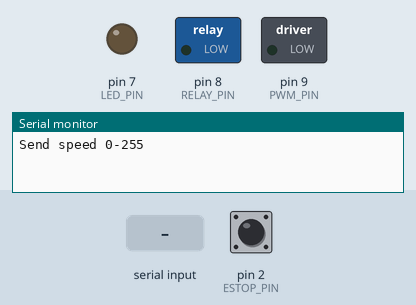
A sketch run on a simulated Arduino Uno, built with avr-gcc and run on an emulated ATmega328P. Shown: switched loads named in the sketch (green lamp = pin HIGH), output pins drawn as LEDs (lit = HIGH), the last lines printed to the serial monitor. The test bench sets the inputs (shaded band); at power-on: pin 2 (ESTOP_PIN) HIGH.

Above: at 1.2 s.
1.3 s: "90,45\n" received over Serial
At 2.1 s:
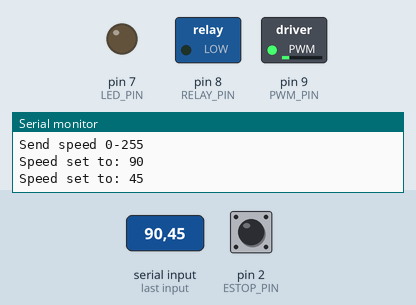
3.8 s: pin 2 (ESTOP_PIN) pulled LOW for 0.15 s
At 4.3 s:
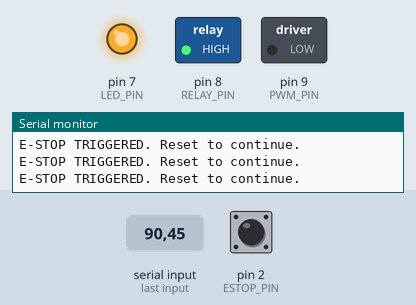
5.4 s: "r90\n" received over Serial
At 6.2 s:
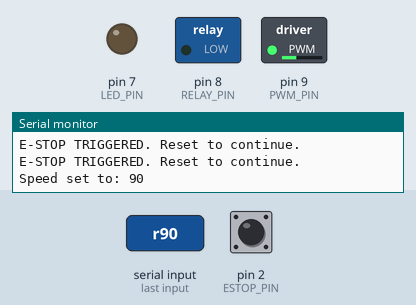
7.9 s: "30,150\n" received over Serial
At 8.7 s:
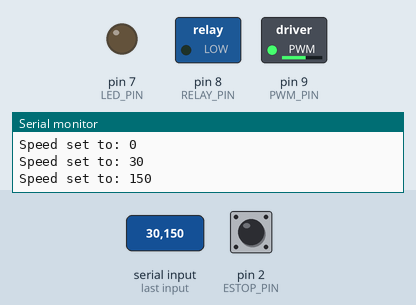
10.4 s: "200\n" received over Serial
At 11.2 s:
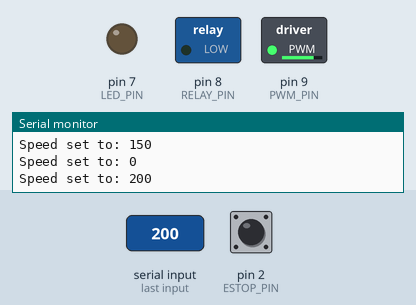
12.9 s: pin 2 (ESTOP_PIN) pulled LOW for 1 s
At 13.6 s:
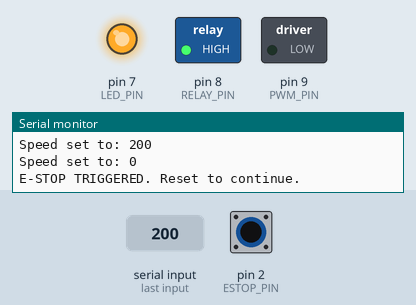
Timing chart, 0 to 15.9 s (numbered marks = the images above; inputs shaded):
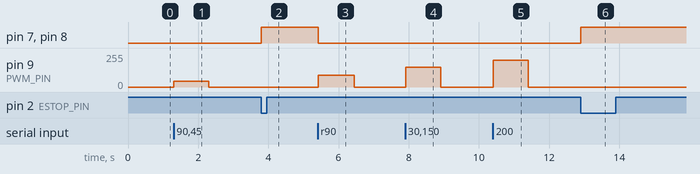

The sketch:

pwm-motor-control.ino
```cpp
const int PWM_PIN = 9;
const int RELAY_PIN = 8;   // active relay, pull-up logic -> LOW = energized/open valve
const int LED_PIN = 7;
const int ESTOP_PIN = 2;   // INT0, pull-up mode

volatile bool eStop = false;
int motorSpeed = 0;

void setup() {
  pinMode(PWM_PIN, OUTPUT);
  pinMode(RELAY_PIN, OUTPUT);
  pinMode(LED_PIN, OUTPUT);
  pinMode(ESTOP_PIN, INPUT_PULLUP);

  digitalWrite(RELAY_PIN, LOW);  // valve open (active LOW relay)
  digitalWrite(LED_PIN, LOW);

  analogWrite(PWM_PIN, 0);

  attachInterrupt(digitalPinToInterrupt(ESTOP_PIN), estopISR, FALLING);

  Serial.begin(9600);
  Serial.println("Send speed 0-255");
}

void estopISR() {
  eStop = true;
}

void loop() {
  if (eStop) {
    analogWrite(PWM_PIN, 0);          // stop motor
    digitalWrite(RELAY_PIN, HIGH);    // close valve (de-energize, active LOW relay)
    digitalWrite(LED_PIN, HIGH);      // E-stop indicator ON
    Serial.println("E-STOP TRIGGERED. Reset to continue.");

    // latch until button released and re-armed via serial
    while (digitalRead(ESTOP_PIN) == LOW) { } // wait for release
    if (Serial.available() && Serial.read() == 'r') {
      digitalWrite(RELAY_PIN, LOW);   // reopen valve
      digitalWrite(LED_PIN, LOW);
      eStop = false;
    }
    return;
  }

  if (Serial.available() > 0) {
    int val = Serial.parseInt();
    if (val >= 0 && val <= 255) {
      motorSpeed = val;
      analogWrite(PWM_PIN, motorSpeed);
      Serial.print("Speed set to: ");
      Serial.println(motorSpeed);
    }
  }
}
```

Measured:
- after the input at 1.3 s, pin 9 (PWM_PIN): 0/255 → 45/255 at once, → 0/255 1.0 s later
- after the input at 3.8 s, pin 7 (LED_PIN), pin 8 (RELAY_PIN): LOW → HIGH at once
- after the input at 5.4 s, pin 7 (LED_PIN), pin 8 (RELAY_PIN): HIGH → LOW at once; pin 9 (PWM_PIN): 0/255 → 90/255 at once, → 0/255 1.0 s later
- after the input at 7.9 s, pin 9 (PWM_PIN): 0/255 → 150/255 at once, → 0/255 1.0 s later
- after the input at 10.4 s, pin 9 (PWM_PIN): 0/255 → 200/255 at once, → 0/255 1.0 s later
- after the input at 12.9 s, pin 7 (LED_PIN), pin 8 (RELAY_PIN): LOW → HIGH at once
